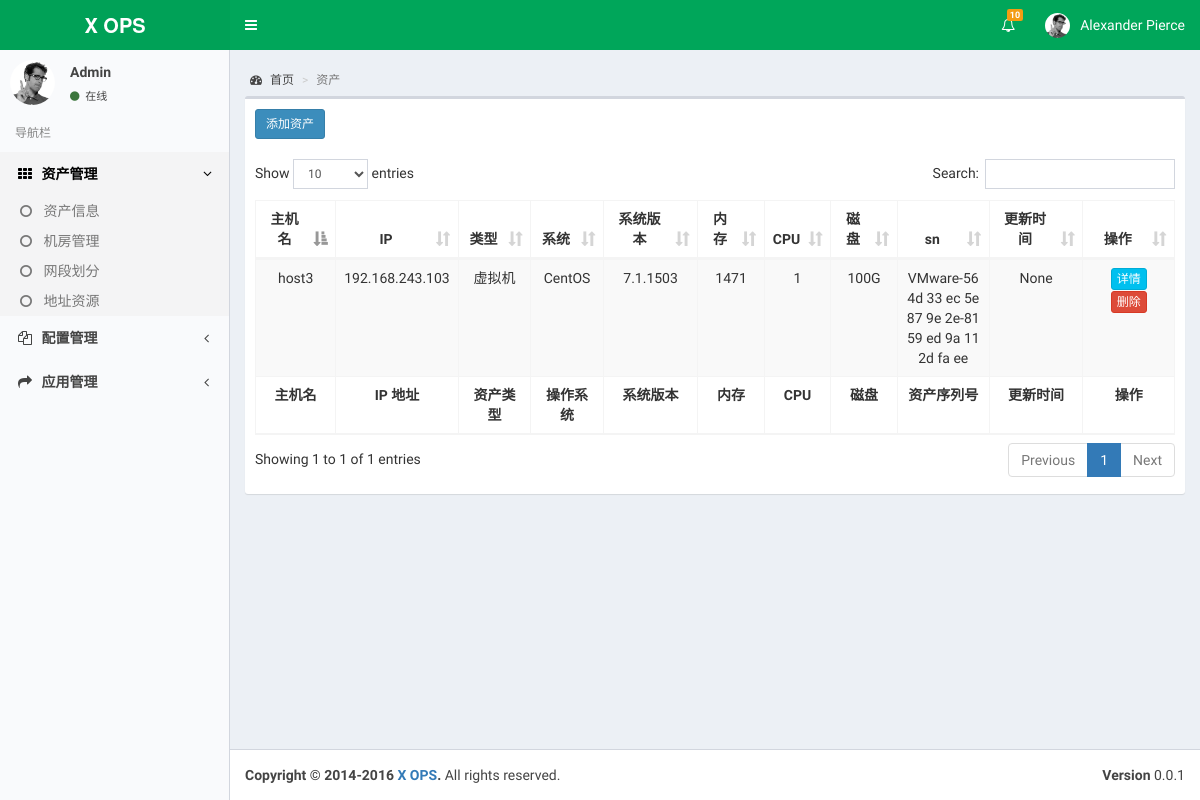
The page / on the database its author committed.
### cmdb/models.py (models this page shows, shortened)
class Asset(models.Model):
    hostname = models.CharField('主机名', max_length=128, blank=True, null=True)
    asset_type_choices = ((0, '物理机'), (1, '虚拟机'), (2, '交换机'), (3, '路由器'), (4, '其它设备'))
    asset_type = models.PositiveSmallIntegerField('资产类型', choices=asset_type_choices, default=1)
    ip = models.ManyToManyField(IpAddress, verbose_name='IP 地址')
    remote_card_ip = models.CharField('远程管理卡地址', max_length=16, null=True, blank=True)
    group = models.ManyToManyField(AssetGroup, verbose_name='资产分组')
    vendor = models.CharField('制造商', max_length=64, null=True, blank=True)
    sn = models.CharField('Serial number', max_length=128, null=True, blank=True)
    cpu_model = models.CharField('CPU model', max_length=64, null=True, blank=True)
    cpu_cores = models.IntegerField('CPU cores', null=True)
    memory = models.CharField('内存(GB)', max_length=64, null=True, blank=True)
    disk_total = models.CharField('磁盘容量', max_length=1024, null=True, blank=True)
    disk_info = models.CharField('磁盘信息', max_length=1024, null=True, blank=True)
    kernel = models.CharField('内核', max_length=128, null=True, blank=True)
    kernel_version = models.CharField('内核版本', max_length=128, null=True, blank=True)
    os = models.CharField('OS', max_length=128, null=True, blank=True)
    os_version = models.CharField('OS version', max_length=16, null=True, blank=True)
    os_arch = models.CharField('OS arch', max_length=16, blank=True, null=True)
    create_date = models.DateTimeField('添加时间', auto_now=True)
    update_date = models.DateTimeField('更新时间', blank=True, null=True)
    comment = models.TextField('备注', max_length=128, default='', blank=True)
    class Meta:
        verbose_name = '资产'
        verbose_name_plural = verbose_name
    def __unicode__(self):
        return self.hostname
    __str__ = __unicode__

class IpAddress(models.Model):
    ip_address = models.CharField('IP地址', max_length=20)
    network = models.ForeignKey(Network)
    is_vip = models.BooleanField('是否是vip', default=False)
    class Meta:
        verbose_name = 'IP地址'
        verbose_name_plural = verbose_name
        ordering = ['-ip_address']
    def __unicode__(self):
        return self.ip_address
    __str__ = __unicode__

### cmdb/views.py (the view)
# urls.py: url(r'^$', views.AssetListView.as_view(), name='index'),
class AssetListView(ListView):
    model = models.Asset
    context_object_name = 'assets'
    template_name = 'cmdb/asset.html'

### cmdb/templates/cmdb/asset.html (shortened to what this page needs)
{% extends 'base.html' %}
{% block custom_css %}
<link rel="stylesheet" href="/static/css/dataTables.bootstrap.min.css">
{% endblock %}
{% block content %}
  <div class="content-wrapper">
    <section class="content-header">
      <ol class="breadcrumb">
        <li><a href="{% url 'cmdb:index' %}"><i class="fa fa-dashboard"></i> 首页</a></li>
        <li class="active">资产</li>
      </ol>
    </section>
    <section class="content">
      <div class="row">
        <div class="col-xs-12">
        <div class="box box-default">
            <div class="box-header">
                <a href="{% url 'cmdb:add_asset' %}" class="btn btn-sm btn-primary">添加资产</a>
            </div>
            <div class="box-body">
                <table id="asset-table" class="table table-bordered table-striped">
                    <thead>
                    <tr>
                      <th class="text-center">主机名</th>
                      <th class="text-center">IP</th>
                      <th class="text-center">类型</th>
                      <th class="text-center">系统</th>
                      <th class="text-center">系统版本</th>
                      <th class="text-center">内存</th>
                      <th class="text-center">CPU</th>
                      <th class="text-center">磁盘</th>
                      <th class="text-center" style="width:10%">sn</th>
                      <th class="text-center">更新时间</th>
                      <th class="text-center">操作</th>
                    </tr>
                    </thead>
                    <tbody>
                    {% for asset in assets %}
                      <tr class="text-center">
                        <td>{{ asset.hostname }}</td>
                        <td>
                            <ul class="list-unstyled">
                            {% for ip in asset.ip.all %}
                                <li>{{ ip.ip_address }}</li>
                            {% endfor %}
                            </ul>
                        </td>
                        <td>{{ asset.get_asset_type_display }}</td>
                        <td>{{ asset.os }}</td>
                        <td>{{ asset.os_version }}</td>
                        <td>{{ asset.memory }}</td>
                        <td>{{ asset.cpu_cores }}</td>
                        <td>{{ asset.disk_total }}</td>
                        <td style="width:10%">{{ asset.sn }}</td>
                        <td>{{ asset.update_date }}</td>
                        <td>
                            <a href="{% url 'cmdb:asset-detail' asset.id %}" class="btn btn-xs btn-info">详情</a>
                            <a href="#" class="btn btn-xs btn-danger">删除</a>
                        </td>
                      </tr>
                    {% endfor %}
                    </tbody>
                    <tfoot>
                    <tr>
                      <th class="text-center">主机名</th>
                      <th class="text-center">IP 地址</th>
                      <th class="text-center">资产类型</th>
                      <th class="text-center">操作系统</th>
                      <th class="text-center">系统版本</th>
                      <th class="text-center">内存</th>
                      <th class="text-center">CPU</th>
                      <th class="text-center">磁盘</th>
                      <th class="text-center">资产序列号</th>
                      <th class="text-center">更新时间</th>
                      <th class="text-center">操作</th>
                    </tr>
                    </tfoot>
                  </table>
            </div>
          </div>
        </div>
        </div>
    </section>
  </div>
{% endblock %}

### static/css/skin-green-light.css (style rules this page uses)
.skin-green-light .content-header { background: transparent; }

### rows shown on the page
Asset: hostname "host3", asset_type "虚拟机", os "CentOS", os_version "7.1.1503", memory "1471", cpu_cores "1", disk_total "100G", sn "VMware-56 4d 33 ec 5e 87 9e 2e-81 59 ed 9a 11 2d fa ee", update_date "None"
IpAddress: ip_address "192.168.243.103"
